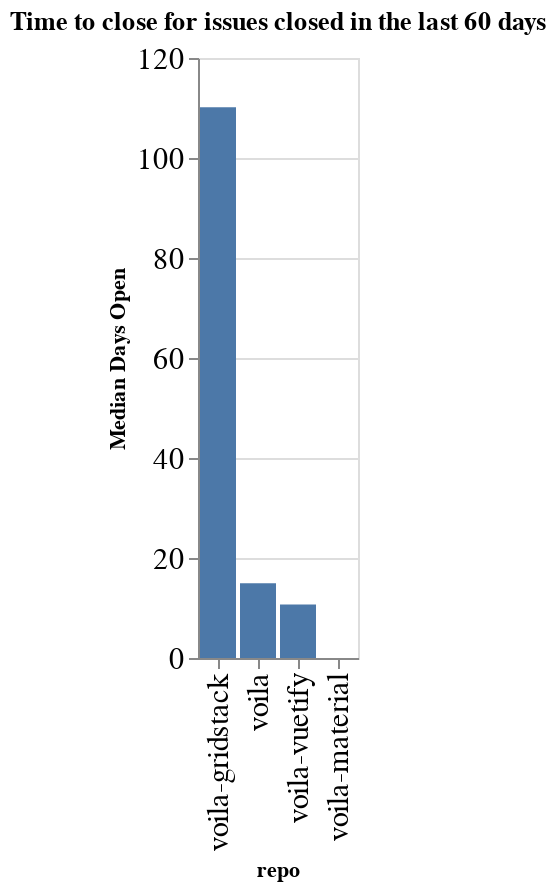

The notebook cell this image was saved under:
### Code cell
time_open = closed.groupby(['org', 'repo']).agg({'time_open': 'median'}).reset_index()
time_open['time_open'] = time_open['time_open'] / (60 * 60 * 24)
time_open['org/repo'] = time_open.apply(lambda a: a['org'] + '/' + a['repo'], axis=1)
sorted_vals = time_open.sort_values(['org', 'time_open'], ascending=False)['repo'].values
alt.Chart(data=time_open, title=f"Time to close for issues closed in the last {n_days} days").mark_bar().encode(
    x=alt.X('repo', sort=alt.Sort(sorted_vals.tolist())),
    y=alt.Y('time_open', title="Median Days Open"),
)

### Figure 1 — Vega-Lite specification as saved in the notebook (floating-point values rounded to 4 significant figures)
{"config": {"axisLeft": {"labelFontSize": 15}, "axisBottom": {"labelFontSize": 15}}, "data": {"name": "data-ea4cacaffbeae5034e3258ba36551b86"}, "mark": "bar", "encoding": {"x": {"type": "nominal", "field": "repo", "sort": ["voila-gridstack", "voila", "voila-vuetify", "voila-material"]}, "y": {"type": "quantitative", "field": "time_open", "title": "Median Days Open"}}, "title": "Time to close for issues closed in the last 60 days", "$schema": "https://vega.github.io/schema/vega-lite/v4.0.2.json", "datasets": {"data-ea4cacaffbeae5034e3258ba36551b86": [{"org": "voila-dashboards", "repo": "voila", "time_open": 14.93, "org/repo": "voila-dashboards/voila"}, {"org": "voila-dashboards", "repo": "voila-gridstack", "time_open": 110.1, "org/repo": "voila-dashboards/voila-gridstack"}, {"org": "voila-dashboards", "repo": "voila-material", "time_open": 0.00412, "org/repo": "voila-dashboards/voila-material"}, {"org": "voila-dashboards", "repo": "voila-vuetify", "time_open": 10.7, "org/repo": "voila-dashboards/voila-vuetify"}]}}
